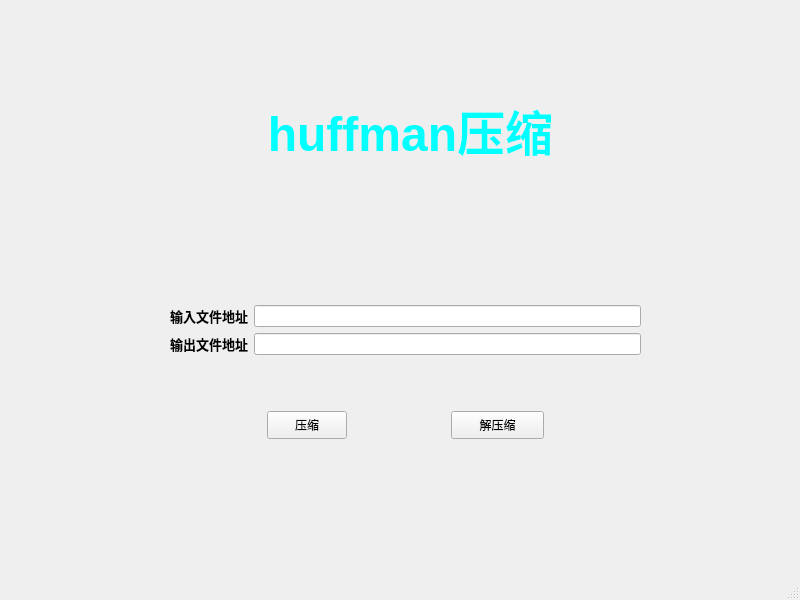
<?xml version="1.0" encoding="UTF-8"?>
<ui version="4.0">
 <class>huffman</class>
 <widget class="QMainWindow" name="huffman">
  <property name="geometry">
   <rect>
    <x>0</x>
    <y>0</y>
    <width>800</width>
    <height>600</height>
   </rect>
  </property>
  <property name="windowTitle">
   <string>哈夫曼压缩程序</string>
  </property>
  <property name="layoutDirection">
   <enum>Qt::LeftToRight</enum>
  </property>
  <property name="autoFillBackground">
   <bool>true</bool>
  </property>
  <property name="styleSheet">
   <string notr="true"> </string>
  </property>
  <widget class="QWidget" name="centralwidget">
   <property name="styleSheet">
    <string notr="true"/>
   </property>
   <widget class="QWidget" name="horizontalLayoutWidget">
    <property name="geometry">
     <rect>
      <x>170</x>
      <y>380</y>
      <width>471</width>
      <height>91</height>
     </rect>
    </property>
    <layout class="QHBoxLayout" name="horizontalLayout">
     <item>
      <spacer name="horizontalSpacer_2">
       <property name="orientation">
        <enum>Qt::Horizontal</enum>
       </property>
       <property name="sizeHint" stdset="0">
        <size>
         <width>40</width>
         <height>20</height>
        </size>
       </property>
      </spacer>
     </item>
     <item>
      <widget class="QPushButton" name="btn_com">
       <property name="maximumSize">
        <size>
         <width>93</width>
         <height>28</height>
        </size>
       </property>
       <property name="text">
        <string>压缩</string>
       </property>
      </widget>
     </item>
     <item>
      <spacer name="horizontalSpacer">
       <property name="orientation">
        <enum>Qt::Horizontal</enum>
       </property>
       <property name="sizeHint" stdset="0">
        <size>
         <width>40</width>
         <height>20</height>
        </size>
       </property>
      </spacer>
     </item>
     <item>
      <widget class="QPushButton" name="btn_recom">
       <property name="enabled">
        <bool>true</bool>
       </property>
       <property name="minimumSize">
        <size>
         <width>93</width>
         <height>28</height>
        </size>
       </property>
       <property name="text">
        <string>解压缩</string>
       </property>
      </widget>
     </item>
     <item>
      <spacer name="horizontalSpacer_3">
       <property name="orientation">
        <enum>Qt::Horizontal</enum>
       </property>
       <property name="sizeHint" stdset="0">
        <size>
         <width>40</width>
         <height>20</height>
        </size>
       </property>
      </spacer>
     </item>
    </layout>
   </widget>
   <widget class="QLabel" name="label_2">
    <property name="geometry">
     <rect>
      <x>220</x>
      <y>60</y>
      <width>381</width>
      <height>141</height>
     </rect>
    </property>
    <property name="text">
     <string>&lt;html&gt;&lt;head/&gt;&lt;body&gt;&lt;p align=&quot;center&quot;&gt;&lt;span style=&quot; font-size:36pt; font-weight:600; color:#00ffff;&quot;&gt;huffman压缩&lt;/span&gt;&lt;/p&gt;&lt;/body&gt;&lt;/html&gt;</string>
    </property>
   </widget>
   <widget class="QWidget" name="formLayoutWidget">
    <property name="geometry">
     <rect>
      <x>170</x>
      <y>280</y>
      <width>471</width>
      <height>101</height>
     </rect>
    </property>
    <layout class="QFormLayout" name="formLayout_2">
     <item row="2" column="0">
      <widget class="QLabel" name="label_3">
       <property name="text">
        <string>&lt;html&gt;&lt;head/&gt;&lt;body&gt;&lt;p&gt;&lt;span style=&quot; font-size:10pt; font-weight:600;&quot;&gt;输入文件地址&lt;/span&gt;&lt;/p&gt;&lt;/body&gt;&lt;/html&gt;</string>
       </property>
      </widget>
     </item>
     <item row="2" column="1">
      <widget class="QLineEdit" name="infile"/>
     </item>
     <item row="3" column="0">
      <widget class="QLabel" name="label_4">
       <property name="text">
        <string>&lt;html&gt;&lt;head/&gt;&lt;body&gt;&lt;p&gt;&lt;span style=&quot; font-size:10pt; font-weight:600;&quot;&gt;输出文件地址&lt;/span&gt;&lt;/p&gt;&lt;/body&gt;&lt;/html&gt;</string>
       </property>
      </widget>
     </item>
     <item row="3" column="1">
      <widget class="QLineEdit" name="outfile"/>
     </item>
     <item row="4" column="1">
      <spacer name="verticalSpacer_2">
       <property name="orientation">
        <enum>Qt::Vertical</enum>
       </property>
       <property name="sizeHint" stdset="0">
        <size>
         <width>20</width>
         <height>40</height>
        </size>
       </property>
      </spacer>
     </item>
     <item row="1" column="1">
      <spacer name="verticalSpacer">
       <property name="orientation">
        <enum>Qt::Vertical</enum>
       </property>
       <property name="sizeHint" stdset="0">
        <size>
         <width>20</width>
         <height>40</height>
        </size>
       </property>
      </spacer>
     </item>
    </layout>
   </widget>
   <widget class="QLabel" name="label_5">
    <property name="geometry">
     <rect>
      <x>0</x>
      <y>0</y>
      <width>791</width>
      <height>571</height>
     </rect>
    </property>
    <property name="styleSheet">
     <string notr="true">border-image: url(:/func.cpp.png);</string>
    </property>
    <property name="text">
     <string/>
    </property>
   </widget>
   <zorder>label_5</zorder>
   <zorder>horizontalLayoutWidget</zorder>
   <zorder>label_2</zorder>
   <zorder>formLayoutWidget</zorder>
  </widget>
  <widget class="QMenuBar" name="menubar">
   <property name="geometry">
    <rect>
     <x>0</x>
     <y>0</y>
     <width>800</width>
     <height>26</height>
    </rect>
   </property>
  </widget>
  <widget class="QStatusBar" name="statusbar"/>
 </widget>
 <resources/>
 <connections/>
</ui>
